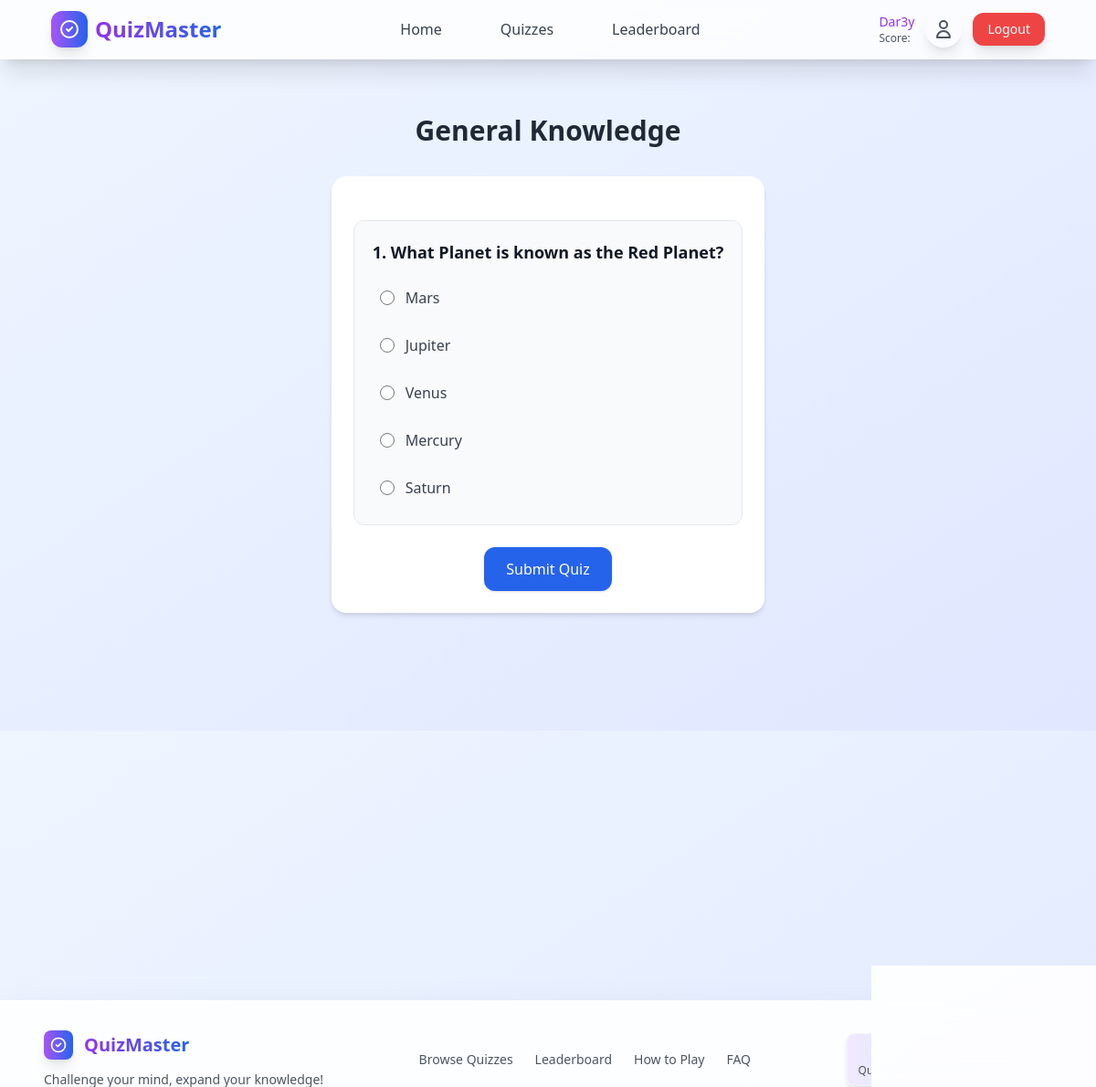
The app's page /quiz/1/ (signed in) with its own data.
### quizApp/models.py (models this page shows, shortened)
class Quiz(models.Model):
    title = models.CharField(max_length=200)
    description = models.TextField(blank=True)
    created_at = models.DateTimeField(auto_now_add=True)

class Question(models.Model):
    quiz = models.ForeignKey(Quiz, related_name="questions", on_delete=models.CASCADE)
    text = models.TextField()

class Answer(models.Model):
    question = models.ForeignKey(Question, related_name="answers", on_delete=models.CASCADE)
    text = models.CharField(max_length=200)
    is_correct = models.BooleanField(default=False)

### quizApp/views.py (the view, shortened to what this page needs)
# urls.py: path('<int:quiz_id>/', views.take_quiz, name='take_quiz'),
@login_required
def take_quiz(request, quiz_id):
    quiz = get_object_or_404(Quiz, pk=quiz_id)
    return render(request, 'take_quiz.html', {'quiz': quiz})

### quizApp/templates/take_quiz.html (shortened to what this page needs)
{% extends 'base.html' %}
{% block content %}
<div class="container mx-auto px-6 py-10 max-w-3xl">
    <h2 class="text-3xl font-bold text-center text-gray-800 mb-8">{{ quiz.title }}</h2>
    <form method="post" class="bg-white shadow-md rounded-2xl p-6 space-y-6">
        {% for question in quiz.questions.all %}
            <div class="p-5 border border-gray-200 rounded-xl bg-gray-50">
                <p class="text-lg font-semibold text-gray-900 mb-4">
                    {{ forloop.counter }}. {{ question.text }}
                </p>
                <div class="space-y-3">
                    {% for answer in question.answers.all %}
                        <label class="flex items-center space-x-3 cursor-pointer hover:bg-gray-100 p-2 rounded-lg transition">
                            <input
                                type="radio"
                                name="{{ question.id }}"
                                value="{{ answer.id }}"
                                class="h-4 w-4 text-blue-600 focus:ring-blue-500 border-gray-300"
                            >
                            <span class="text-gray-700">{{ answer.text }}</span>
                        </label>
                    {% endfor %}
                </div>
            </div>
        {% endfor %}
        <div class="text-center">
            <button type="submit"
                class="px-6 py-3 bg-blue-600 text-white font-medium rounded-xl shadow hover:bg-blue-700 transition">
                Submit Quiz
            </button>
        </div>
    </form>
</div>
{% endblock %}

### templates/base.html (shortened to what this page needs)
{% load static %}
<!DOCTYPE html>
<html lang="en">
<head>
    <script src="https://cdn.tailwindcss.com"></script>
    <link rel="stylesheet" href="{% static 'css/auth.css' %}">
</head>
<body class="min-h-screen bg-gradient-to-br from-blue-50 to-indigo-100 flex flex-col">
    <nav class="bg-white/80 backdrop-blur-lg shadow-xl border-b border-white/20 sticky top-0 z-50">
        <div class="max-w-6xl mx-auto px-4 sm:px-6 lg:px-8">
            <div class="flex justify-between items-center h-16">
                <div class="flex items-center space-x-2">
                    <div class="w-10 h-10 bg-gradient-to-r from-purple-500 to-blue-600 rounded-xl flex items-center justify-center transform hover:rotate-12 transition-all duration-300 shadow-lg">
                        <svg class="w-6 h-6 text-white" fill="none" stroke="currentColor" viewBox="0 0 24 24">
                            <path stroke-linecap="round" stroke-linejoin="round" stroke-width="2" d="M9 12l2 2 4-4m6 2a9 9 0 11-18 0 9 9 0 0118 0z"></path>
                        </svg>
                    </div>
                    <a href="" class="text-2xl font-bold bg-gradient-to-r from-purple-600 to-blue-600 bg-clip-text text-transparent hover:scale-105 transform transition-all duration-300">
                    </a>
                </div>
                <div class="hidden md:flex items-center space-x-8">
                    <a href="" class="text-gray-700 hover:text-purple-600 px-4 py-2 font-medium transition-all duration-300 hover:bg-purple-50 rounded-xl relative group">
                        <span class="relative z-10">Home</span>
                    </a>
                    <a href="" class="text-gray-700 hover:text-purple-600 px-4 py-2 font-medium transition-all duration-300 hover:bg-purple-50 rounded-xl relative group">
                        <span class="relative z-10">Quizzes</span>
                    </a>
                    <a href="" class="text-gray-700 hover:text-purple-600 px-4 py-2 font-medium transition-all duration-300 hover:bg-purple-50 rounded-xl relative group">
                        <span class="relative z-10">Leaderboard</span>
                    </a>
                </div>
                <div class="flex items-center space-x-4">
                    {% if user.is_authenticated %}
                        <div class="flex items-center space-x-3">
                            <div class="text-sm text-gray-600">
                                <span class="font-medium text-purple-600">{{ user.username }}</span>
                               <div class="text-xs">Score: </div>
                            </div>
                            <a href="" class="p-2 text-gray-600 hover:text-purple-600 hover:bg-purple-50 rounded-full transition-all duration-300 transform hover:scale-110 shadow-lg hover:shadow-xl">
                                <svg class="w-6 h-6" fill="none" stroke="currentColor" viewBox="0 0 24 24">
                                    <path stroke-linecap="round" stroke-linejoin="round" stroke-width="2" d="M16 7a4 4 0 11-8 0 4 4 0 018 0zM12 14a7 7 0 00-7 7h14a7 7 0 00-7-7z"></path>
                                </svg>
                            </a>
                            <a href="{% url 'authApp:Logout' %}" class="bg-red-500 text-white px-4 py-2 rounded-xl hover:bg-red-600 transform hover:scale-105 transition-all duration-300 shadow-lg hover:shadow-xl text-sm">Logout</a>
                        </div>
                    {% endif %}
                </div>
            </div>
        </div>
    </nav>
    <main class="flex-1 main_container min-h-[calc(100vh-200px)]">
        {% block content %}{% endblock %}
    </main>
    <footer class="bg-white/90 backdrop-blur-lg shadow-2xl border-t border-white/30 mt-auto">
        <div class="max-w-6xl mx-auto px-6 py-8">
            <div class="flex flex-col lg:flex-row items-center justify-between space-y-6 lg:space-y-0">
                <div class="flex flex-col items-center lg:items-start space-y-3">
                    <div class="flex items-center space-x-3">
                        <div class="w-8 h-8 bg-gradient-to-r from-purple-500 to-blue-600 rounded-lg flex items-center justify-center shadow-lg">
                            <svg class="w-5 h-5 text-white" fill="none" stroke="currentColor" viewBox="0 0 24 24">
                                <path stroke-linecap="round" stroke-linejoin="round" stroke-width="2" d="M9 12l2 2 4-4m6 2a9 9 0 11-18 0 9 9 0 0118 0z"></path>
                            </svg>
                        </div>
                        <h3 class="text-xl font-bold bg-gradient-to-r from-purple-600 to-blue-600 bg-clip-text text-transparent">QuizMaster</h3>
                    </div>
                    <p class="text-gray-600 text-sm text-center lg:text-left max-w-xs">Challenge your mind, expand your knowledge!</p>
                </div>
                <div class="flex flex-wrap justify-center lg:justify-start items-center gap-6">
                    <a href="" class="text-gray-600 hover:text-purple-600 text-sm font-medium transition-colors duration-300 hover:scale-105 transform">Browse Quizzes</a>
                    <a href="" class="text-gray-600 hover:text-purple-600 text-sm font-medium transition-colors duration-300 hover:scale-105 transform">Leaderboard</a>
                    <a href="#" class="text-gray-600 hover:text-purple-600 text-sm font-medium transition-colors duration-300 hover:scale-105 transform">How to Play</a>
                    <a href="#" class="text-gray-600 hover:text-purple-600 text-sm font-medium transition-colors duration-300 hover:scale-105 transform">FAQ</a>
                </div>
                <div class="flex flex-wrap justify-center gap-3 max-w-sm">
                    <div class="bg-gradient-to-r from-purple-100 to-blue-100 rounded-lg px-3 py-2 shadow-md border border-white/50 flex-shrink-0">
                        <div class="text-center">
                            <div class="text-base font-bold text-purple-700 animate-pulse-slow">{{ total_quizzes|default:0 }}</div>
                            <div class="text-xs text-gray-600">Quizzes</div>
                        </div>
                    </div>
                    <div class="bg-gradient-to-r from-blue-100 to-indigo-100 rounded-lg px-3 py-2 shadow-md border border-white/50 flex-shrink-0">
                        <div class="text-center">
                            <div class="text-base font-bold text-blue-700 animate-bounce-soft">{{ active_users|default:0 }}</div>
                            <div class="text-xs text-gray-600">Users</div>
                        </div>
                    </div>
                    <div class="bg-gradient-to-r from-green-100 to-emerald-100 rounded-lg px-3 py-2 shadow-md border border-white/50 flex-shrink-0">
                        <div class="text-center">
                            <div class="text-base font-bold text-green-700">{{ total_answers|default:0 }}+</div>
                            <div class="text-xs text-gray-600">Answers</div>
                        </div>
                    </div>
                </div>
            </div>
        </div>
    </footer>
</body>
</html>

### static/css/auth.css (style rules this page uses)
.main_container { margin: 20px auto; height: 100vh; }

### records on screen
Quiz: title "General Knowledge"
Question: text "What Planet is known as the Red Planet?"
Answer: text "Mars"
Answer: text "Jupiter"
Answer: text "Venus"
Answer: text "Mercury"
Answer: text "Saturn"

### other values on screen
{{ user.username }} "Dar3y"
